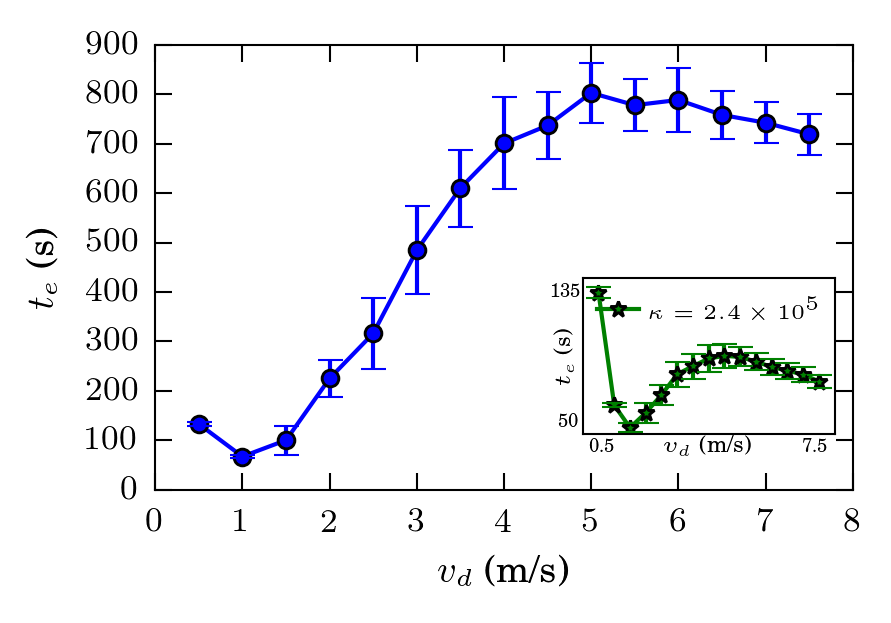

Recreate this plot in Python.
# Sacado de https://scipy.github.io/old-wiki/pages/Cookbook/Matplotlib/LaTeX_Examples.html

'''

'''

import pylab
import numpy as np
import matplotlib.pyplot as plt
import math
#import numarray

# a dos columnas: 3+3/8 (ancho, in)
# a una columna : 6.5   (ancho  in)

golden_mean = (math.sqrt(5)-1.0)/2.0        # Aesthetic ratio
fig_width = 3+3/8 			    # width  in inches
fig_height = fig_width*golden_mean          # height in inches
fig_size =  [fig_width,fig_height]

params = {'backend': 'ps',
          'axes.titlesize': 8,
          'axes.labelsize': 9,
          'axes.linewidth': 0.5, 
          'axes.grid': True,
          'axes.labelweight': 'normal',  
          'font.family': 'serif',
          'font.size': 8.0,
          'font.weight': 'normal',
          'text.color': 'black',
          'xtick.labelsize': 8,
          'ytick.labelsize': 8,
          'text.usetex': True,
          'legend.fontsize': 8,
          'figure.dpi': 300,
          'figure.figsize': fig_size,
          'savefig.dpi': 300,
         }

pylab.rcParams.update(params)

### DATA ###

data_koriginal = np.genfromtxt('fis_225p_d0.92.txt', delimiter = ' ')
vd_kroiginal = data_koriginal[:,0] 
iter_koriginal = data_koriginal[:,1] 
te_koriginal = data_koriginal[:,2] 
indv_inside_koriginal = data_koriginal[:,3] 

data_kx10 = np.genfromtxt('fis_225p_d0.92_kx10.txt', delimiter = ' ')
vd_kx10 = data_kx10[:,0] 
iter_kx10 = data_kx10[:,1] 
te_kx10 = data_kx10[:,2] 
indv_inside_kx10 = data_kx10[:,3] 


###  ANALYSIS  ###

vd_total = 15 		# cantidad total de velocidades de deseo (vd)
iter_total = 30 	# cantidad total de iteraciones por vd
list_vd = np.linspace(0.5,7.5,15)

def promedia_te(te,iter_total,vd_total):
	te_mean=[]
	te_std=[]
	i=0
	while i<vd_total:
		te_mean+=[np.mean(te[i*iter_total:i*iter_total+iter_total])]
		te_std += [np.std(te[i*iter_total:i*iter_total+iter_total])]
		i+=1
	return te_mean,te_std

te_mean_kx10=promedia_te(te_kx10,iter_total,vd_total)[0]
e_te_mean_kx10=promedia_te(te_kx10,iter_total,vd_total)[1]


###  PLOT  ###

fig, ax1 = plt.subplots()

plt.plot(list_vd,te_mean_kx10,'-bo',mew=0.7,markersize=4,label='$\\kappa=2.4\\times10^{6}$') 
plt.errorbar(list_vd,te_mean_kx10,e_te_mean_kx10,linestyle='none',fmt='none',color='none',ecolor='b') 

pylab.grid(False)
pylab.xlabel('$v_d$~(m/s)')
pylab.ylabel('$t_e$~(s)')


############ Insert plot ############

te_mean=promedia_te(te_koriginal,iter_total,vd_total)[0]
e_te_mean=promedia_te(te_koriginal,iter_total,vd_total)[1]

#left, bottom, width, height = [0.17, 0.59, 0.28, 0.28]
left, bottom, width, height = [0.6, 0.2, 0.28, 0.28]
ax2 = fig.add_axes([left, bottom, width, height])

ax2.plot(list_vd,te_mean,'-g*',mew=0.7,markersize=4,label='$\\kappa=2.4\\times10^{5}$') 
ax2.errorbar(list_vd,te_mean,e_te_mean,linestyle='none',fmt='none',color='none',ecolor='g') 

fig.patch.set_facecolor('black')

pylab.xlabel('$v_d$~(m/s)',size='5.5',labelpad=1)
pylab.ylabel('$t_e$~(s)',size='5.5',labelpad=-3,zorder=1)
#pylab.xlim(1.5, 4)
#pylab.ylim(19, 25)
ax2.set_yticklabels([])
plt.tick_params(axis='x',which='both',bottom=False,top=False,labelbottom=False) 
plt.tick_params(axis='y',which='both',bottom=False,top=False,labelbottom=False) 

#lgd=plt.legend(numpoints=1,handlelength=0.8) 
ax2.legend(frameon=False,loc='upper center',labelspacing=-0.1,borderpad=0.3,handletextpad=0.5,fontsize=5,numpoints=1) 


ax2.xaxis.set_ticks_position('none') 
ax2.yaxis.set_ticks_position('none') 
ax2.grid(False)

plt.text(-1, 130, "135", size=4.5)
plt.text(0.2, 40, "0.5", size=4.5)
plt.text(-0.8, 55, "50", size=4.5)
plt.text(7, 40, "7.5", size=4.5)

pylab.savefig('fis_kx10.png', format='png', dpi=300, bbox_inches='tight')
pylab.savefig('fis_kx10.eps', format='eps', dpi=300, bbox_inches='tight')